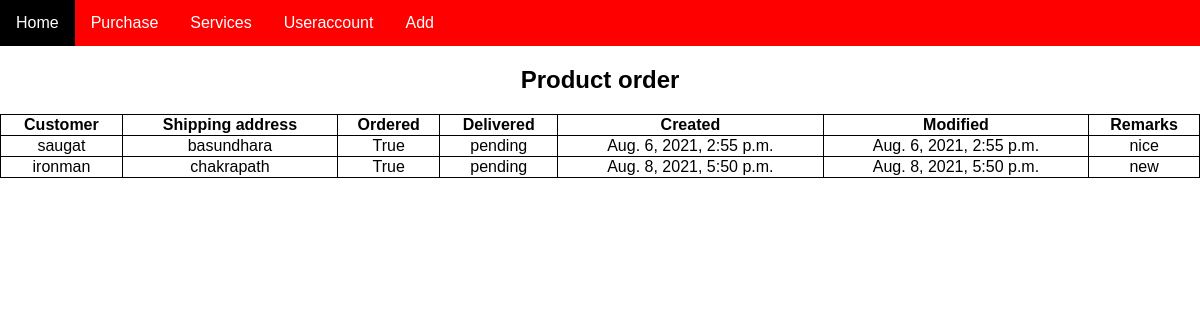
Page /product_orders/ on the committed database.
### ttruckapp/models.py (models this page shows)
class Product_orders(models.Model):
    customer = models.ForeignKey(Customers, on_delete=models.CASCADE)
    shipping_address = models.CharField(max_length=100)
    ordered = models.BooleanField()
    delivered = models.CharField(max_length=50, choices=DELIVER_CHOICES)
    created = models.DateTimeField(auto_now_add=True)
    modified = models.DateTimeField(auto_now=True)
    remarks = models.TextField()

class Customers(models.Model):
    customer = models.CharField(max_length=100)
    phone = models.IntegerField()
    def __str__(self):
        return self.customer

### ttruckapp/views.py (the view)
# urls.py: path('product_orders/', views.product_orders, name='product_orders'),
def product_orders(request):
    product_orders = Product_orders.objects.all()
    context = {'product_order': product_orders}
    return render(request, 'product_orders.html', context)

### ttruckapp/templates/product_orders.html (shortened to what this page needs)
{% extends 'base.html' %}
{% block content %}
<h2>Product order</h2>
    <table class="table table-striped">
        <tr>
            <th>Customer</th>
            <th>Shipping address</th>
            <th>Ordered</th>
            <th>Delivered</th>
            <th>Created</th>
            <th>Modified</th>
            <th>Remarks</th>
        </tr>
        {% for product_order in product_order %}
        <tr>
        <td style="text-align:center">{{product_order.customer}}</td>
        <td style="text-align:center">{{product_order.shipping_address}}</td>
        <td style="text-align:center">{{product_order.ordered}}</td>
        <td style="text-align:center">{{product_order.delivered}}</td>
        <td style="text-align:center">{{product_order.created}}</td>
        <td style="text-align:center">{{product_order.modified}}</td>
        <td style="text-align:center">{{product_order.remarks}}</td>
        </tr>
        {% endfor %}
    </table>
{% endblock content %}

### templates/base.html (style rules this page uses)
body { font-family: Arial, Helvetica, sans-serif; margin: 0; }

### ttruckapp/templates/product_orders.html (style rules this page uses)
table { width: 100%; }
h2 { text-align: center }
table, th, td { border: 1px solid black; border-collapse: collapse; }

### rows in the picture
Product_orders: customer "saugat", shipping_address "basundhara", ordered "True", delivered "pending", created "Aug. 6, 2021, 2:55 p.m.", modified "Aug. 6, 2021, 2:55 p.m.", remarks "nice"
Product_orders: customer "ironman", shipping_address "chakrapath", ordered "True", delivered "pending", created "Aug. 8, 2021, 5:50 p.m.", modified "Aug. 8, 2021, 5:50 p.m.", remarks "new"
